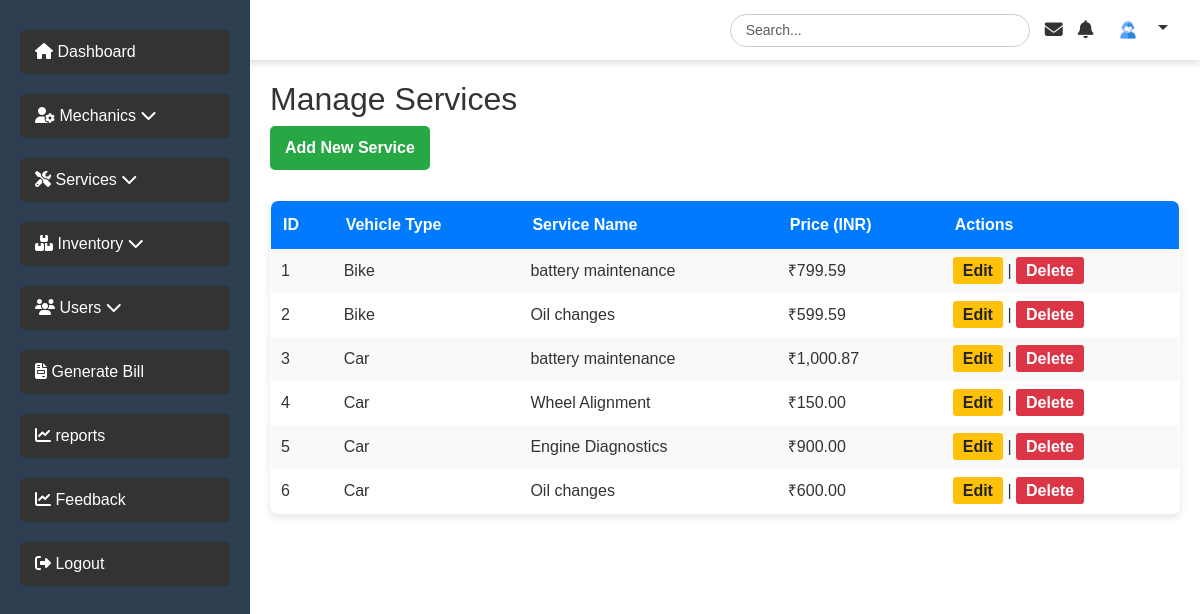
Page /admin/admin_user_services.php (signed in) on the committed database.
### tables this page shows
CREATE TABLE `services` (
  `id` int(11) NOT NULL,
  `vehicle_type` enum('Bike','Car') NOT NULL,
  `service_name` varchar(255) NOT NULL,
  `price` decimal(10,2) NOT NULL
);

### admin/admin_user_services.php (the view, shortened to what this page needs)
<?php
include("../database/db_connect.php");
$result = $mysqli->query("SELECT * FROM services");
?>
<!DOCTYPE html>
<html lang="en">
<head>
    <link rel="stylesheet" href="https://cdn.jsdelivr.net/npm/bootstrap@5.3.0/dist/css/bootstrap.min.css">
</head>
<body>
<?php include("adm_navbar.php"); ?>
<div class="content">
  <h2>Manage Services</h2>
  <a href="add_service.php">Add New Service</a>
  <table border="1">
    <tr>
        <th>ID</th>
        <th>Vehicle Type</th>
        <th>Service Name</th>
        <th>Price (INR)</th>
        <th>Actions</th>
    </tr>
    <?php while ($row = $result->fetch_assoc()) : ?>
        <tr>
            <td><?= $row['id']; ?></td>
            <td><?= $row['vehicle_type']; ?></td>
            <td><?= $row['service_name']; ?></td>
            <td>₹<?= number_format($row['price'], 2); ?></td>
            <td>
                <a href="edit_service.php?id=<?= $row['id']; ?>">Edit</a> |
                <a href="?delete=<?= $row['id']; ?>" onclick="return confirm('Delete this service?')">Delete</a>
            </td>
        </tr>
    <?php endwhile; ?>
  </table>
</div>
</body>
</html>

### admin/adm_navbar.php (shortened to what this page needs)
<!DOCTYPE html>
<html lang="en">
<head>
    <link rel="stylesheet" href="https://cdn.jsdelivr.net/npm/bootstrap@5.3.0/dist/css/bootstrap.min.css">
    <link rel="stylesheet" href="https://cdnjs.cloudflare.com/ajax/libs/font-awesome/6.4.0/css/all.min.css">
</head>
<body>
<nav class="navbar navbar-expand-lg">
    <div class="container-fluid">
        <a class="navbar-brand" href="#"><i class="fas fa-tools"></i>Admin</a>
        <form class="d-flex ms-auto">
            <input class="form-control search-bar" type="search" placeholder="Search..." aria-label="Search">
        </form>
        <div class="d-flex align-items-center">
            <button class="icon-button"><i class="fas fa-envelope"></i></button>
            <button class="icon-button"><i class="fas fa-bell"></i></button>
            <div class="dropdown">
                <button class="icon-button dropdown-toggle" type="button" id="profileDropdown" data-bs-toggle="dropdown" aria-expanded="false">
                    <img src="../uploads/adminlogo.png" alt="Profile" class="profile-img">
                </button>
            </div>
        </div>
    </div>
</nav>
<div class="sidebar">
    <ul class="menu">
        <li><a href="admin_dashboard.php"><i class="fas fa-home"></i> Dashboard</a></li>
        <li class="dropdown">
            <a href="#" class="dropdown-btn"><i class="fas fa-user-cog"></i> Mechanics <i class="fas fa-chevron-down"></i></a>
        </li>
        <li class="dropdown">
            <a href="#" class="dropdown-btn"><i class="fas fa-tools"></i> Services <i class="fas fa-chevron-down"></i></a>
        </li>
        <li class="dropdown">
            <a href="#" class="dropdown-btn"><i class="fas fa-boxes"></i> Inventory <i class="fas fa-chevron-down"></i></a>
        </li>
        <li class="dropdown">
            <a href="#" class="dropdown-btn"><i class="fas fa-users"></i> Users <i class="fas fa-chevron-down"></i></a>
        </li>
        <li><a href="billing.php"><i class="fas fa-file-invoice"></i> Generate Bill</a></li>
        <li><a href="reports.php"><i class="fas fa-chart-line"></i> reports</a></li>
        <li><a href="feedback_user.php"><i class="fas fa-chart-line"></i> Feedback</a></li>
        <li><a href="/RMYC_R/logout.php"><i class="fas fa-sign-out-alt"></i> Logout</a></li>
    </ul>
</div>
</body>
</html>

### admin/admin_user_services.php (style rules this page uses)
table { width: 100%; border-collapse: collapse; margin-top: 20px; background: #fff; border-radius: 8px; overflow: hidden; box-shadow: 0 4px 8px rgba(0, 0, 0, 0.1); }
th { background: #007bff; color: #fff; padding: 12px; text-align: left; }
td { padding: 10px; border-bottom: 1px solid #ddd; }
tr:nth-child(even) { background: #f9f9f9; }
a[href="add_service.php"] { display: inline-block; background: #28a745; color: #fff; padding: 10px 15px; border-radius: 5px; text-decoration: none; font-weight: bold; margin-bottom: 10px; }
td a { padding: 5px 10px; text-decoration: none; font-weight: bold; border-radius: 3px; }
td a[href^="edit_service.php"] { background: #ffc107; color: #212529; }
td a[href^="?delete="] { background: #dc3545; color: #fff; }

### admin/adm_navbar.php (style rules this page uses)
* { margin: 0; padding: 0; box-sizing: border-box; }
body { font-family: 'Arial', sans-serif; background-color: #f4f4f4; }
.navbar { background-color: #ffffff; box-shadow: 0 4px 6px rgba(0, 0, 0, 0.1); padding: 10px 20px; }
.navbar-brand { font-size: 20px; font-weight: bold; color: #333; display: flex; align-items: center; }
.search-bar { width: 300px; border-radius: 20px; border: 1px solid #ccc; padding: 5px 15px; font-size: 14px; }
.icon-button { background: none; border: none; font-size: 18px; margin-left: 15px; color: #333; }
.profile-img { width: 40px; height: 40px; border-radius: 50%; object-fit: cover; }
.sidebar { width: 250px; height: 100vh; position: fixed; left: 0; top: 0; background-color: #2C3E50; padding-top: 20px; color: white; overflow-y: auto; }
.menu { list-style-type: none; padding: 0; }
.menu li { padding: 10px 20px; transition: background-color 0.3s ease; }
.menu li a { color: #fff; text-decoration: none; display: block; padding: 10px 15px; background-color: #333; border-radius: 5px; font-size: 16px; transition: background-color 0.3s ease, transform 0.2s ease; }
.content { margin-left: 250px; padding: 20px; background-color: #fff; min-height: 100vh; color: #333; }

### rows in the picture
services: id "1", vehicle_type "Bike", service_name "battery maintenance", price "799.59"
services: id "2", vehicle_type "Bike", service_name "Oil changes", price "599.59"
services: id "3", vehicle_type "Car", service_name "battery maintenance", price "1,000.87"
services: id "4", vehicle_type "Car", service_name "Wheel Alignment", price "150.00"
services: id "5", vehicle_type "Car", service_name "Engine Diagnostics", price "900.00"
services: id "6", vehicle_type "Car", service_name "Oil changes", price "600.00"
